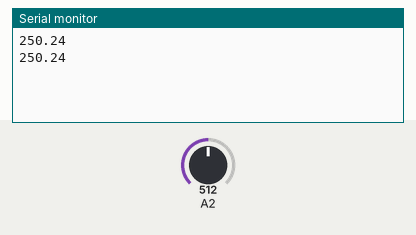
Recording of a sketch running on a simulated Arduino Uno, built with avr-gcc and run on an emulated ATmega328P. Parts: the last lines printed to the serial monitor. The inputs (shaded band) are chosen by the test bench; at power-on: A2 = 512.

Above: at 1.8 s.
1.9 s: A2 set to 716
At 2.8 s:
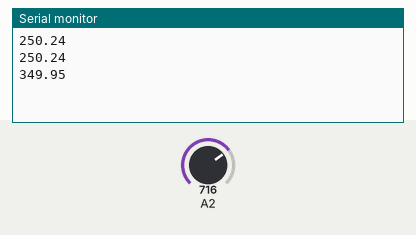
3.4 s: A2 set to 900
At 4.8 s:
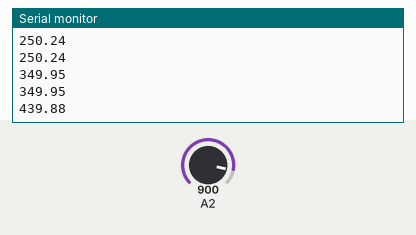
Timing chart, 0 to 6.4 s (numbered marks = the images above; inputs shaded):
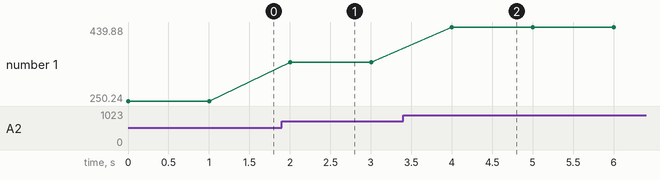

Measured:
- after the input at 1.9 s, the serial monitor: prints a new line after 0.10 s (image 1)
- after the input at 3.4 s, the serial monitor: prints a new line after 0.60 s (image 2)
- plotted number 1: 250.24 → 349.95 after the input at 1.9 s, 349.95 → 439.88 after the input at 3.4 s

The sketch:

Exp4.ino
```cpp
float x;
void setup() {
  pinMode(A2, INPUT);
  Serial.begin(9600);
}

void loop() {
  x = analogRead(A2);
  x = (x*500)/1023.0;
  Serial.println(x);
  delay(1000);
}
```
